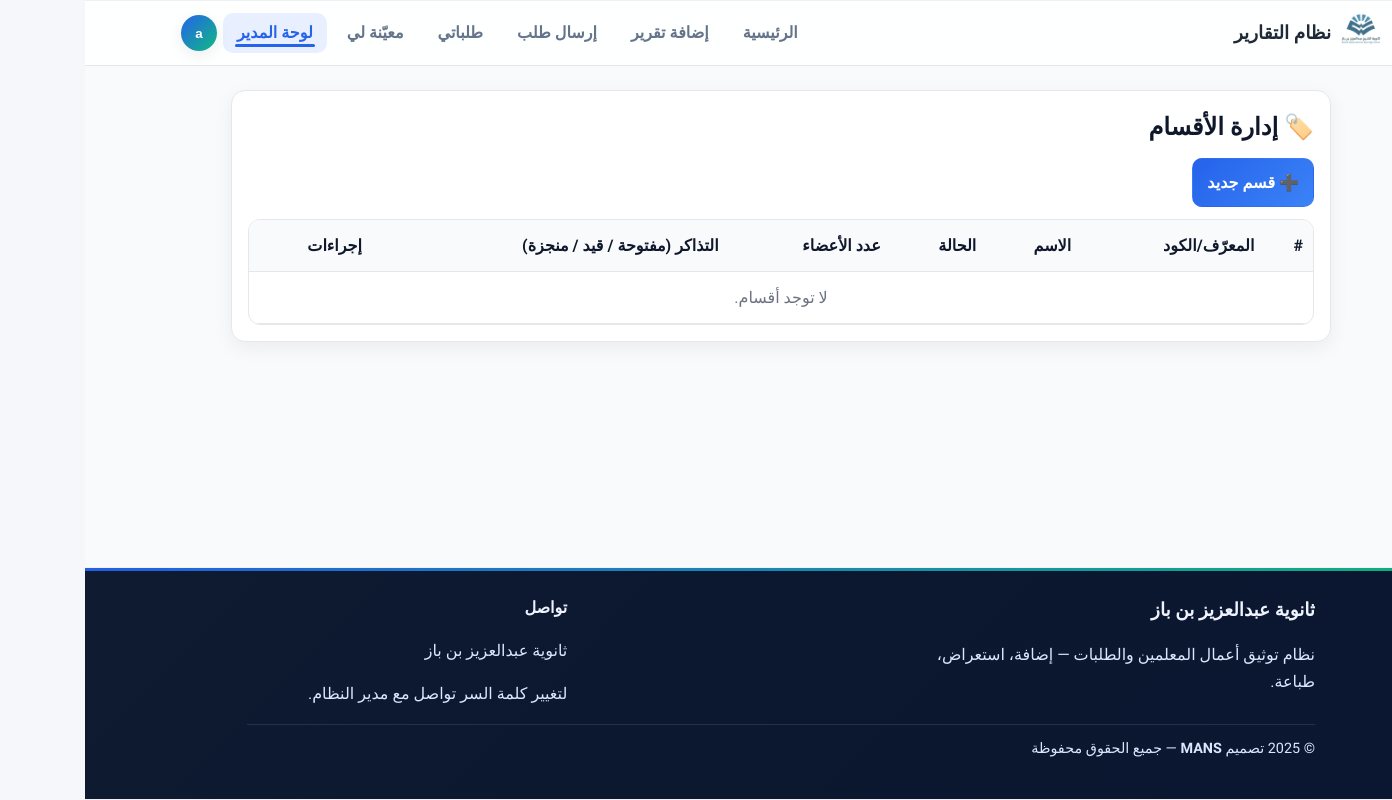
The app's page /staff/departments/ (signed in), older data.
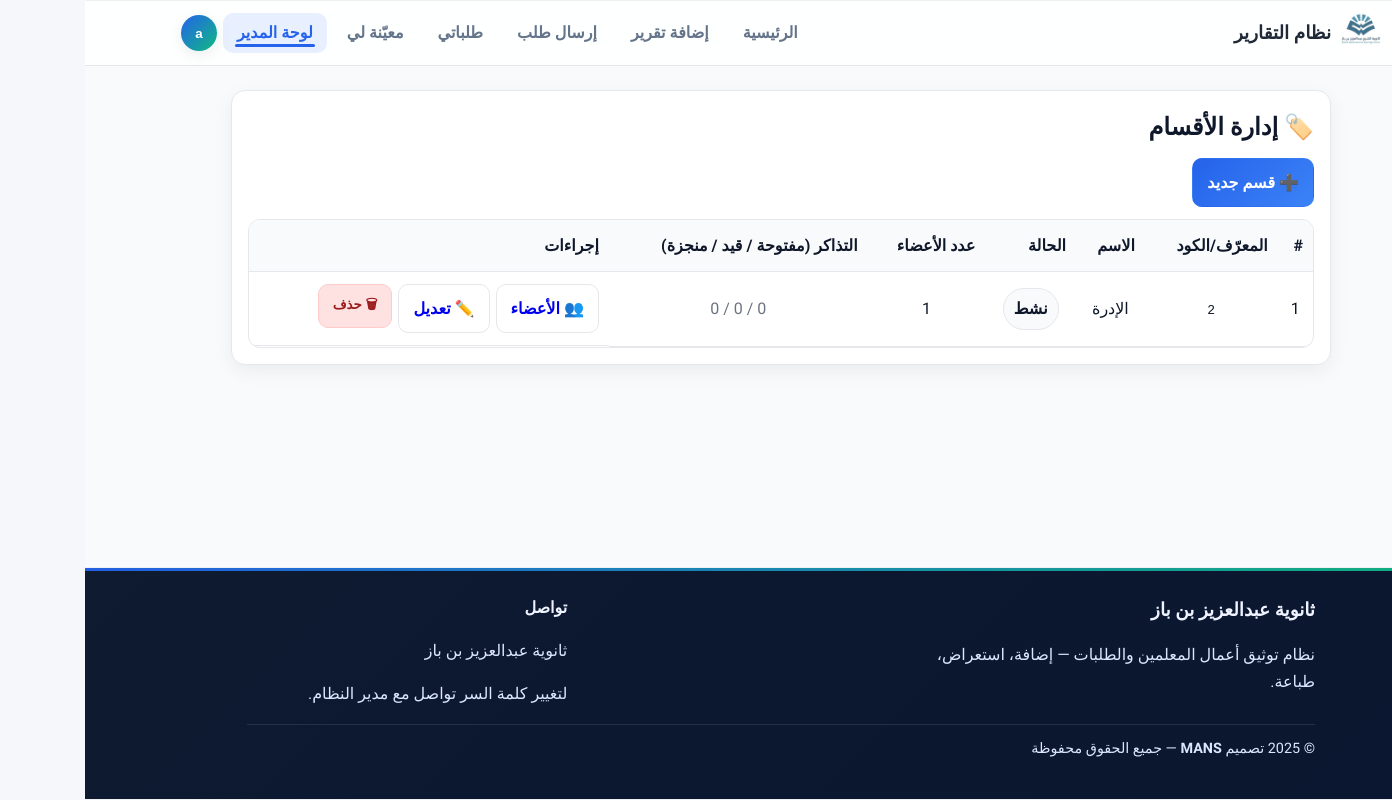
The same page, newer data.
### reports/models.py (models this page shows, shortened)
class Department(models.Model):
    name = models.CharField("اسم القسم", max_length=120)
    slug = models.SlugField("المعرّف (slug)", max_length=64, unique=True)
    role_label = models.CharField(
        "الاسم الظاهر في قائمة (الدور)",
        max_length=120,
        blank=True,
        help_text="هذا الاسم سيظهر كخيار (دور) عند إضافة المعلّم. إن تُرك فارغًا سيُستخدم اسم القسم.",
    )
    is_active = models.BooleanField("نشط", default=True)
    class Meta:
        ordering = ("id",)
        verbose_name = "قسم"
        verbose_name_plural = "الأقسام"

### reports/views.py (the view)
# urls.py: path("staff/departments/", views.departments_list, name="departments_list"),
@login_required(login_url="reports:login")
@role_required({"manager"})
@require_http_methods(["GET"])
def departments_list(request: HttpRequest) -> HttpResponse:
    depts = _all_departments()
    return render(
        request,
        "reports/departments_list.html",
        {"departments": depts, "has_dept_model": HAS_DEPT_MODEL},
    )

### reports/context_processors.py (called while the page is built)
def nav_counters(request: HttpRequest) -> Dict[str, int]:
    user = getattr(request, "user", None)
    if not user or not user.is_authenticated:
        return {}
    try:
        my_open = (
            Ticket.objects.filter(creator=user, status__in=UNRESOLVED_STATES)
            .only("id")
            .count()
        )
    except Exception:
        my_open = 0
    try:
        assigned_open = (
            Ticket.objects.filter(assignee=user, status__in=UNRESOLVED_STATES)
            .only("id")
            .count()
        )
    except Exception:
        assigned_open = 0
    return {
        "NAV_MY_OPEN_TICKETS": my_open,
        "NAV_ASSIGNED_TO_ME": assigned_open,
    }

### reports/permissions.py (called while the page is built)
def role_required(allowed_roles: Iterable[str]):
    allowed = set(allowed_roles or [])
    def decorator(view_func):
        @wraps(view_func)
        def _wrapped(request: HttpRequest, *args, **kwargs) -> HttpResponse:
            user = request.user
            if not getattr(user, "is_authenticated", False):
                return redirect("reports:login")
            if getattr(user, "is_superuser", False):
                return view_func(request, *args, **kwargs)
            role_slug = _user_role_slug(user)
            if role_slug in allowed:
                return view_func(request, *args, **kwargs)
            messages.error(request, "لا تملك صلاحية الوصول إلى هذه الصفحة.")
            return redirect("reports:home")
        return _wrapped
    return decorator

### reports/views.py (called while the page is built, shortened)
def _dept_code_for(dept_obj_or_code) -> str:
    if hasattr(dept_obj_or_code, "slug") and getattr(dept_obj_or_code, "slug"):
        return getattr(dept_obj_or_code, "slug")
    if hasattr(dept_obj_or_code, "code") and getattr(dept_obj_or_code, "code"):
        return getattr(dept_obj_or_code, "code")
    return str(dept_obj_or_code or "").strip()

def _arabic_label_for(dept_obj_or_code) -> str:
    if hasattr(dept_obj_or_code, "name") and getattr(dept_obj_or_code, "name"):
        return dept_obj_or_code.name

def _tickets_stats_for_department(dept_code: str) -> dict:
    qs = Ticket.objects.filter(department__slug=dept_code)
    return {
        "open": qs.filter(status="open").count(),
        "in_progress": qs.filter(status="in_progress").count(),
        "done": qs.filter(status="done").count(),
    }

### reports/templates/reports/departments_list.html (shortened to what this page needs)
{% extends "base.html" %}
{% block content %}
<div class="wrap">
  <div class="card">
    <h2 class="title">🏷️ إدارة الأقسام</h2>
    <div class="toolbar">
      {% url 'reports:departments_add' as departments_add_url %}
      <a class="btn btn-primary" href="{{ departments_add_url|default:'#' }}">➕ قسم جديد</a>
    </div>
    <div class="table-wrap">
      <table>
        <thead>
          <tr>
            <th>#</th>
            <th>المعرّف/الكود</th>
            <th>الاسم</th>
            <th>الحالة</th>
            <th>عدد الأعضاء</th>
            <th>التذاكر (مفتوحة / قيد / منجزة)</th>
            <th>إجراءات</th>
          </tr>
        </thead>
        <tbody>
          {% for d in departments %}
          <tr>
            <td>{{ forloop.counter }}</td>
            <td>
              <code>
                {% if d.code %}{{ d.code }}
                {% elif d.slug %}{{ d.slug }}
                {% else %}—{% endif %}
              </code>
            </td>
            <td>{{ d.name|default:"—" }}</td>
            <td>
              <span class="pill">{% if d.is_active %}نشط{% else %}موقّف{% endif %}</span>
            </td>
            <td>
            </td>
            <td class="muted">
            </td>
            <td class="actions">
              {% url 'reports:department_members' d.pk as dept_members_url %}
              {% url 'reports:department_edit' d.pk as dept_edit_url %}
              {% url 'reports:department_delete' d.pk as dept_delete_url %}
              <a class="btn" href="{{ dept_members_url }}">👥 الأعضاء</a>
              <a class="btn" href="{{ dept_edit_url }}">✏️ تعديل</a>
              <form action="{{ dept_delete_url }}" method="post" style="display:inline"
                    onsubmit="return confirm('حذف هذا القسم؟');">
                <button class="btn btn-danger" type="submit">🗑 حذف</button>
              </form>
            </td>
          </tr>
          {% empty %}
            <tr><td colspan="7" class="muted" style="text-align:center">لا توجد أقسام.</td></tr>
          {% endfor %}
        </tbody>
      </table>
    </div>
  </div>
</div>
{% endblock %}

### reports/templates/base.html (shortened to what this page needs)
{% load static %}
<!DOCTYPE html>
<html lang="ar" dir="rtl">
<head>
  <link rel="stylesheet" href="{% static 'css/app.css' %}" />
</head>
<body>
  <header class="site-header" id="siteHeader">
    <div class="container bar">
      <a href="{% url 'reports:home' %}" class="brand">
        <img src="{% if SCHOOL_LOGO_URL %}{{ SCHOOL_LOGO_URL }}{% else %}{% static 'img/logo.png' %}{% endif %}" alt="الشعار" loading="eager" decoding="async">
        <span>{% if SCHOOL_NAME %}{{ SCHOOL_NAME }}{% else %}نظام التقارير{% endif %}</span>
      </a>
      {% with active=request.resolver_match.url_name %}
      <nav class="nav" id="main-nav" role="navigation" aria-label="روابط أساسية">
        {% if request.user.is_authenticated %}
          <a class="{% if active == 'home' %}active{% endif %}" href="{% url 'reports:home' %}">الرئيسية</a>
          <a class="{% if active == 'add_report' %}active{% endif %}" href="{% url 'reports:add_report' %}">إضافة تقرير</a>
          <a class="{% if active == 'request_create' %}active{% endif %}" href="{% url 'reports:request_create' %}">إرسال طلب</a>
          <a class="with-badge {% if active == 'my_requests' %}active{% endif %}" href="{% url 'reports:my_requests' %}">
            طلباتي
          </a>
          {% url 'reports:assigned_to_me' as assigned_url %}
          {% if assigned_url %}
          <a class="with-badge {% if active == 'assigned_to_me' %}active{% endif %}" href="{{ assigned_url }}">
            معيّنة لي
          </a>
          {% endif %}
          {% if request.user.is_superuser %}
            <a class="{% if active == 'admin_dashboard' or active == 'departments_list' or active == 'reporttypes_list' or active == 'manage_teachers' or active == 'admin_reports' or active == 'tickets_inbox' %}active{% endif %}"
               href="{% url 'reports:admin_dashboard' %}">لوحة المدير</a>
          {% elif request.user.role and request.user.role.slug == 'manager' %}
            <a class="{% if active == 'admin_dashboard' or active == 'departments_list' or active == 'reporttypes_list' or active == 'manage_teachers' or active == 'admin_reports' or active == 'tickets_inbox' %}active{% endif %}"
               href="{% url 'reports:admin_dashboard' %}">لوحة المدير</a>
          {% endif %}
          <div class="userbox">
            {% firstof request.user.name request.user.phone request.user.national_id "حسابي" as display_name %}
            <button class="avatar" id="userAvatar" type="button"
                    aria-haspopup="menu" aria-expanded="false"
                    title="{{ display_name }}">
            </button>
          </div>
        {% else %}
          <a class="{% if active == 'login' %}active{% endif %}" href="{% url 'reports:login' %}">تسجيل الدخول</a>
        {% endif %}
      </nav>
      {% endwith %}
    </div>
  </header>
  <main class="container page-main">
    {% block content %}{% endblock %}
  </main>
  <footer class="site-footer">
    <div class="container wrap">
      <div class="foot-grid">
        <div>
          <div class="foot-title">{% if SCHOOL_NAME %}{{ SCHOOL_NAME }}{% else %}ثانوية عبدالعزيز بن باز{% endif %}</div>
          <p>نظام توثيق أعمال المعلمين والطلبات — إضافة، استعراض، طباعة.</p>
        </div>
        <nav class="foot-links" aria-label="روابط">
        </nav>
        <div>
          <div class="foot-title" style="font-size:1rem;">تواصل</div>
          <p>{% if SCHOOL_NAME %}{{ SCHOOL_NAME }}{% else %}ثانوية عبدالعزيز بن باز{% endif %}</p>
          <p>لتغيير كلمة السر تواصل مع مدير النظام.</p>
        </div>
      </div>
      <div class="foot-bottom">
        <span>© {% now "Y" %} تصميم <b>MANS</b> — جميع الحقوق محفوظة</span>
      </div>
    </div>
  </footer>
</body>
</html>

### static/css/app.css (style rules this page uses)
* { box-sizing: border-box; }
html, body { margin: 0; padding: 0; font-family: Tahoma, system-ui, -apple-system, Segoe UI, Roboto, "Helvetica Neue", Arial, "Noto Sans", "Apple Color Emoji", "Segoe UI Emoji"; background:#f5f7fb; color:#222; }
.container { width: 100%; max-width: 1100px; margin-inline: auto; padding: 16px; }
.site-header, .site-footer { background:#ffffff; border-block: 1px solid #eef0f4; }
.site-header .brand { font-weight: 700; }
.card { background:#fff; border:1px solid #eef0f4; border-radius:16px; box-shadow: 0 6px 18px rgba(0,0,0,.04); padding:16px; }
.btn { display:inline-flex; align-items:center; justify-content:center; gap:8px; padding:10px 14px; border:none; border-radius:10px; cursor:pointer; font-weight:700; text-decoration:none; }
.btn-primary { background:#1f6feb; color:#fff; }
.btn-danger { background:#d93025; color:#fff; }
.table-wrap { display:none; overflow:auto; }
table { width:100%; border-collapse:collapse; }
th, td { padding:10px; border-bottom:1px solid #eef0f4; text-align:center; vertical-align:middle; }
thead th { background:#f8fafc; }
@media (min-width: 768px) { .table-wrap { display:block; } }
:root { --brand:#2563eb; --accent:#059669; --ink:#0f172a; --muted:#64748b; --line:#e2e8f0; --bg:#f5f7fb; }
.page-main { flex:1 0 auto; padding-block:16px 24px; }
.site-header { background:#ffffff; border-bottom:1px solid #eef0f4; position:sticky; top:0; z-index:20; }
.brand { font-weight:800; color:#0b1220; display:flex; align-items:center; }
.site-footer { margin-top:auto; color:#e7eefc; background:linear-gradient(180deg,#0b1220 0%, #0e1a2f 100%); position:relative; }
.site-footer::before { content:""; position:absolute; inset:0 0 auto 0; height:3px; background:linear-gradient(90deg,var(--brand) 0%, var(--accent) 100%); opacity:.95; }

### reports/templates/reports/departments_list.html (style rules this page uses)
.wrap { max-width:1100px;margin:0 auto }
.card { background:#fff;border:1px solid #e5e7eb;border-radius:14px;box-shadow:0 6px 20px rgba(2,6,23,.06);padding:16px }
.title { margin:0 0 10px;font-weight:900;color:#0f172a }
.toolbar { display:flex;gap:10px;flex-wrap:wrap;margin-bottom:12px }
.btn { padding:10px 14px;border-radius:10px;border:1px solid #e5e7eb;background:#fff;font-weight:800;text-decoration:none }
.btn-primary { background:linear-gradient(135deg,#2563eb,#3b82f6);border-color:transparent;color:#fff }
.btn-danger { background:#fee2e2;color:#991b1b;border-color:#fecaca }
.table-wrap { overflow:auto;border:1px solid #e5e7eb;border-radius:12px }
table { width:100%;border-collapse:collapse }
th,td { padding:12px 10px;border-bottom:1px solid #e5e7eb;white-space:nowrap }
thead th { background:#f8fafc;text-align:right;font-weight:900 }
.pill { display:inline-flex;align-items:center;gap:6px;padding:6px 10px;border-radius:999px;border:1px solid #e5e7eb;background:#f8fafc;font-weight:800 }
.muted { color:#6b7280 }
.actions { display:flex;gap:6px;flex-wrap:wrap }

Row changes from the older to the newer data that the page shows:
added Department: name "الإدرة"
Text that changed along with them:
new list line: "1 2 👥 الأعضاء ✏️ تعديل"
text no longer shown: "لا توجد أقسام."
